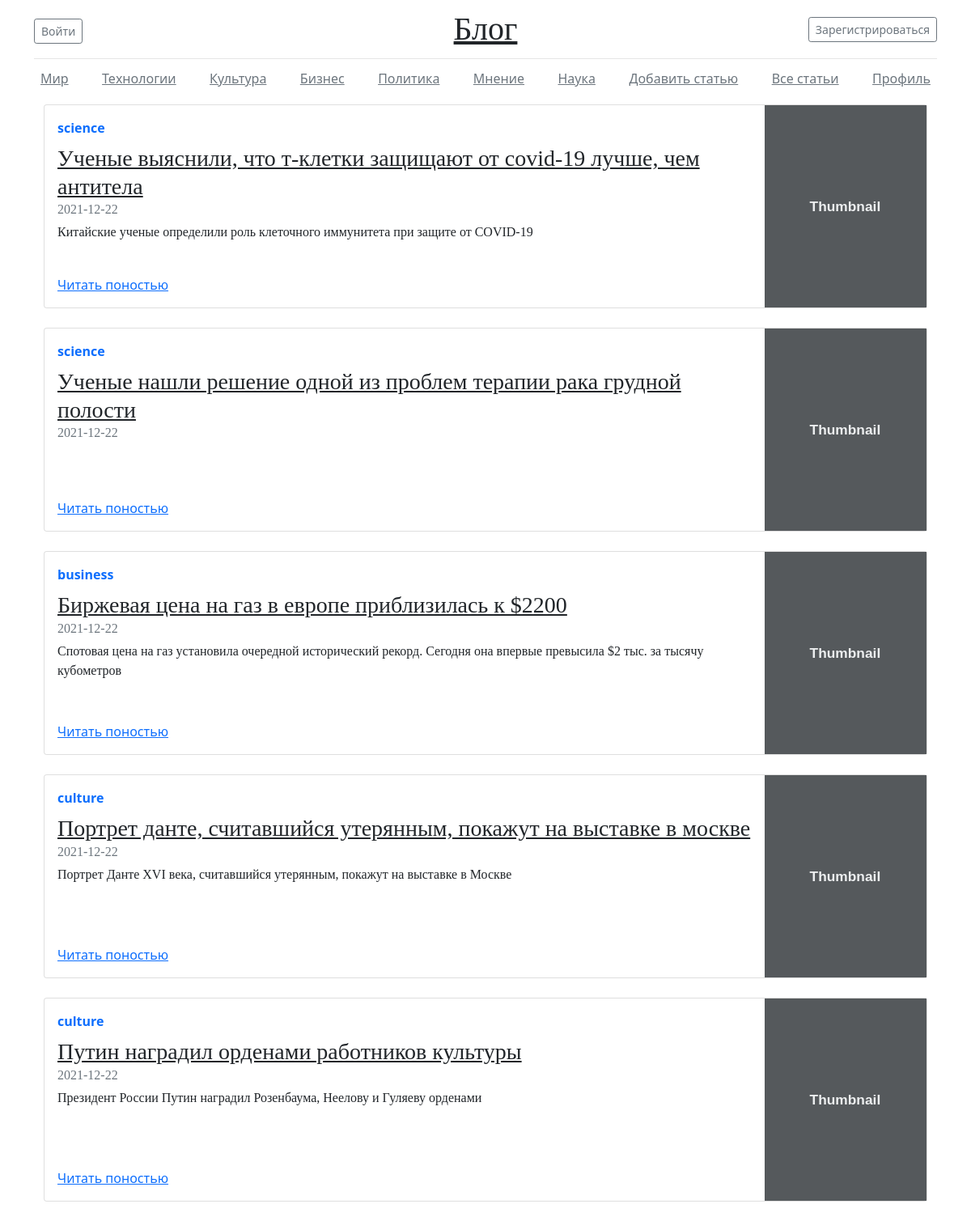
/posts/all (signed in), run on the app's committed database.
### app.py (models this page shows, shortened)
class Article(db.Model):
    id = db.Column(db.Integer, primary_key=True)
    intro = db.Column(db.String(300), nullable=False)
    title = db.Column(db.String(100), nullable=False)
    text = db.Column(db.Text, nullable=False)
    date = db.Column(db.DateTime, default=datetime.utcnow)
    author_id = db.Column(db.String, db.ForeignKey('profiles.id'))
    author_name = db.Column(db.String, db.ForeignKey('profiles.name'))
    category = db.Column(db.String(50), nullable=False)

### app.py (the view)
@app.route('/posts/<category>')
@login_required
def posts(category):
    if category == 'all':
        articles = Article.query.order_by(Article.date.desc()).all()
    else:
        articles = Article.query.filter(Article.category == category).order_by(Article.date.desc()).all()
    return render_template("post.html", articles=articles)

### DB.py (called while the page is built)
    def getUser(self, user_id):
        try:
            self.__cur.execute(f"SELECT * FROM users WHERE id = {user_id} LIMIT 1")
            res = self.__cur.fetchone()
            if not res:
                print("Пользователь не найден")
                return False
            return res
        except sqlite3.Error as e:
            print("Ошибка получения данных из БД " + str(e))
        return False

### UserLogin.py (called while the page is built)
    def fromDB(self, user_id, db):
        self.__user = db.getUser(user_id)
        return self

### app.py (called while the page is built)
def connect_db():
    conn = sqlite3.connect(app.config['DATABASE'])
    conn.row_factory = sqlite3.Row
    return conn

def get_db():
    if not hasattr(g, 'link_db'):
        g.link_db = connect_db()
    return g.link_db

@app.before_request
def before_request():
    global dbase
    db1 = get_db()
    dbase = FDataBase(db1)

@login_manager.user_loader
def load_user(user_id):
    print("load_user")
    return UserLogin().fromDB(user_id, dbase)

### templates/post.html (shortened to what this page needs)
{% extends 'base.html' %}
{% block body %}
{% for el in articles %}
<div class="card flex-md-row mb-4 box-shadow h-md-250">
    <div class="card-body d-flex flex-column align-items-start">
        <strong class="d-inline-block mb-2 text-primary">{{el.category}}</strong>
        <h3 class="mb-0">
            <a class="text-dark font">{{el.title.capitalize()}}</a>
        </h3>
        <div class="mb-1 text-muted font">
            {{el.date.date()}}
        </div>
        <p class="card-text mb-auto font">
            {{el.intro}}
        </p>
        <a href="/post/{{el.id}}">Читать поностью</a>
    </div>
    <img class="card-img-right flex-auto d-none d-md-block " data-src="holder.js/200x250?theme=thumb"
         alt="Thumbnail [200x250]" style="width: 200px; height: 250px;"
         data-holder-rendered="true">
</div>
{% endfor %}
{% endblock %}

### static/css/main.css (style rules this page uses)
body { flex-direction: column; }
.font { font-family: "Playfair Display", Georgia, "Times New Roman", serif; }

### data on the page
Article: category "sсience", title "Ученые выяснили, что т-клетки защищают от covid-19 лучше, чем антитела", date "2021-12-22", intro "Китайские ученые определили роль клеточного иммунитета при защите от COVID-19"
Article: category "sсience", title "Ученые нашли решение одной из проблем терапии рака грудной полости", date "2021-12-22"
Article: category "business", title "Биржевая цена на газ в европе приблизилась к $2200", date "2021-12-22", intro "Спотовая цена на газ установила очередной исторический рекорд. Сегодня она впервые превысила $2 тыс. за тысячу кубометров"
Article: category "culture", title "Портрет данте, считавшийся утерянным, покажут на выставке в москве", date "2021-12-22", intro "Портрет Данте XVI века, считавшийся утерянным, покажут на выставке в Москве"
Article: category "culture", title "Путин наградил орденами работников культуры", date "2021-12-22", intro "Президент России Путин наградил Розенбаума, Неелову и Гуляеву орденами"
